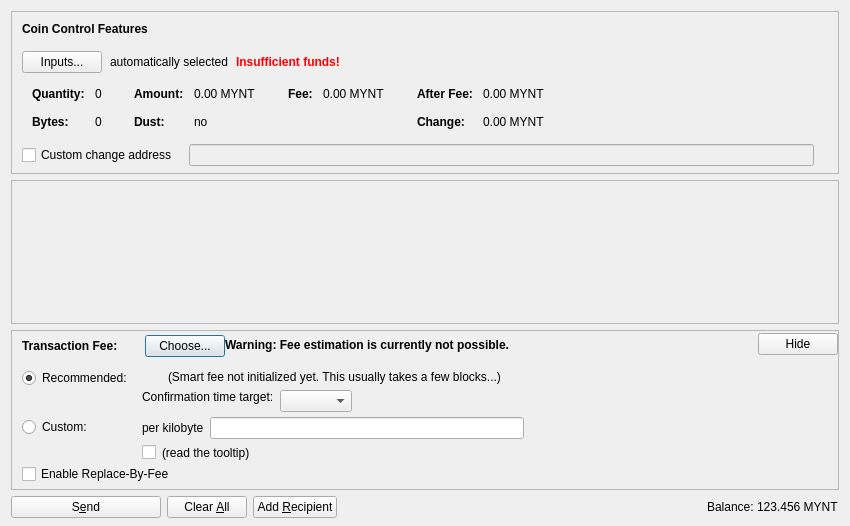
<?xml version="1.0" encoding="UTF-8"?>
<ui version="4.0">
 <class>SendCoinsDialog</class>
 <widget class="QDialog" name="SendCoinsDialog">
  <property name="geometry">
   <rect>
    <x>0</x>
    <y>0</y>
    <width>850</width>
    <height>526</height>
   </rect>
  </property>
  <property name="windowTitle">
   <string>Send Coins</string>
  </property>
  <layout class="QVBoxLayout" name="verticalLayout" stretch="0,1,0,0">
   <property name="bottomMargin">
    <number>8</number>
   </property>
   <item>
    <widget class="QFrame" name="frameCoinControl">
     <property name="sizePolicy">
      <sizepolicy hsizetype="Expanding" vsizetype="Expanding">
       <horstretch>0</horstretch>
       <verstretch>0</verstretch>
      </sizepolicy>
     </property>
     <property name="maximumSize">
      <size>
       <width>16777215</width>
       <height>16777215</height>
      </size>
     </property>
     <property name="frameShape">
      <enum>QFrame::StyledPanel</enum>
     </property>
     <property name="frameShadow">
      <enum>QFrame::Sunken</enum>
     </property>
     <layout class="QVBoxLayout" name="verticalLayoutCoinControl2">
      <property name="spacing">
       <number>0</number>
      </property>
      <property name="leftMargin">
       <number>0</number>
      </property>
      <property name="topMargin">
       <number>0</number>
      </property>
      <property name="rightMargin">
       <number>0</number>
      </property>
      <property name="bottomMargin">
       <number>6</number>
      </property>
      <item>
       <layout class="QVBoxLayout" name="verticalLayoutCoinControl" stretch="0,0,0,0,1">
        <property name="spacing">
         <number>0</number>
        </property>
        <property name="leftMargin">
         <number>10</number>
        </property>
        <property name="topMargin">
         <number>10</number>
        </property>
        <item>
         <layout class="QHBoxLayout" name="horizontalLayoutCoinControl1">
          <property name="bottomMargin">
           <number>15</number>
          </property>
          <item>
           <widget class="QLabel" name="labelCoinControlFeatures">
            <property name="sizePolicy">
             <sizepolicy hsizetype="Preferred" vsizetype="Maximum">
              <horstretch>0</horstretch>
              <verstretch>0</verstretch>
             </sizepolicy>
            </property>
            <property name="font">
             <font>
              <weight>75</weight>
              <bold>true</bold>
             </font>
            </property>
            <property name="styleSheet">
             <string notr="true">font-weight:bold;</string>
            </property>
            <property name="text">
             <string>Coin Control Features</string>
            </property>
           </widget>
          </item>
         </layout>
        </item>
        <item>
         <layout class="QHBoxLayout" name="horizontalLayoutCoinControl2" stretch="0,0,0,0">
          <property name="spacing">
           <number>8</number>
          </property>
          <property name="bottomMargin">
           <number>10</number>
          </property>
          <item>
           <widget class="QPushButton" name="pushButtonCoinControl">
            <property name="styleSheet">
             <string notr="true"/>
            </property>
            <property name="text">
             <string>Inputs...</string>
            </property>
            <property name="autoDefault">
             <bool>false</bool>
            </property>
           </widget>
          </item>
          <item>
           <widget class="QLabel" name="labelCoinControlAutomaticallySelected">
            <property name="text">
             <string>automatically selected</string>
            </property>
            <property name="margin">
             <number>5</number>
            </property>
           </widget>
          </item>
          <item>
           <widget class="QLabel" name="labelCoinControlInsuffFunds">
            <property name="font">
             <font>
              <weight>75</weight>
              <bold>true</bold>
             </font>
            </property>
            <property name="styleSheet">
             <string notr="true">color:red;font-weight:bold;</string>
            </property>
            <property name="text">
             <string>Insufficient funds!</string>
            </property>
            <property name="margin">
             <number>5</number>
            </property>
           </widget>
          </item>
          <item>
           <spacer name="horizontalSpacerCoinControl">
            <property name="orientation">
             <enum>Qt::Horizontal</enum>
            </property>
            <property name="sizeHint" stdset="0">
             <size>
              <width>40</width>
              <height>1</height>
             </size>
            </property>
           </spacer>
          </item>
         </layout>
        </item>
        <item>
         <widget class="QWidget" name="widgetCoinControl" native="true">
          <property name="sizePolicy">
           <sizepolicy hsizetype="Preferred" vsizetype="Preferred">
            <horstretch>0</horstretch>
            <verstretch>0</verstretch>
           </sizepolicy>
          </property>
          <property name="minimumSize">
           <size>
            <width>0</width>
            <height>0</height>
           </size>
          </property>
          <property name="styleSheet">
           <string notr="true"/>
          </property>
          <layout class="QHBoxLayout" name="horizontalLayoutCoinControl5">
           <property name="leftMargin">
            <number>0</number>
           </property>
           <property name="topMargin">
            <number>0</number>
           </property>
           <property name="rightMargin">
            <number>0</number>
           </property>
           <property name="bottomMargin">
            <number>0</number>
           </property>
           <item>
            <layout class="QHBoxLayout" name="horizontalLayoutCoinControl3" stretch="0,0,0,1">
             <property name="spacing">
              <number>20</number>
             </property>
             <property name="topMargin">
              <number>0</number>
             </property>
             <property name="bottomMargin">
              <number>10</number>
             </property>
             <item>
              <layout class="QFormLayout" name="formLayoutCoinControl1">
               <property name="horizontalSpacing">
                <number>10</number>
               </property>
               <property name="verticalSpacing">
                <number>14</number>
               </property>
               <property name="leftMargin">
                <number>10</number>
               </property>
               <property name="topMargin">
                <number>4</number>
               </property>
               <property name="rightMargin">
                <number>6</number>
               </property>
               <item row="0" column="0">
                <widget class="QLabel" name="labelCoinControlQuantityText">
                 <property name="font">
                  <font>
                   <weight>75</weight>
                   <bold>true</bold>
                  </font>
                 </property>
                 <property name="text">
                  <string>Quantity:</string>
                 </property>
                 <property name="margin">
                  <number>0</number>
                 </property>
                </widget>
               </item>
               <item row="0" column="1">
                <widget class="QLabel" name="labelCoinControlQuantity">
                 <property name="cursor">
                  <cursorShape>IBeamCursor</cursorShape>
                 </property>
                 <property name="contextMenuPolicy">
                  <enum>Qt::ActionsContextMenu</enum>
                 </property>
                 <property name="text">
                  <string notr="true">0</string>
                 </property>
                 <property name="margin">
                  <number>0</number>
                 </property>
                 <property name="textInteractionFlags">
                  <set>Qt::LinksAccessibleByMouse|Qt::TextSelectableByKeyboard|Qt::TextSelectableByMouse</set>
                 </property>
                </widget>
               </item>
               <item row="1" column="0">
                <widget class="QLabel" name="labelCoinControlBytesText">
                 <property name="font">
                  <font>
                   <weight>75</weight>
                   <bold>true</bold>
                  </font>
                 </property>
                 <property name="text">
                  <string>Bytes:</string>
                 </property>
                </widget>
               </item>
               <item row="1" column="1">
                <widget class="QLabel" name="labelCoinControlBytes">
                 <property name="cursor">
                  <cursorShape>IBeamCursor</cursorShape>
                 </property>
                 <property name="contextMenuPolicy">
                  <enum>Qt::ActionsContextMenu</enum>
                 </property>
                 <property name="text">
                  <string notr="true">0</string>
                 </property>
                 <property name="textInteractionFlags">
                  <set>Qt::LinksAccessibleByMouse|Qt::TextSelectableByKeyboard|Qt::TextSelectableByMouse</set>
                 </property>
                </widget>
               </item>
              </layout>
             </item>
             <item>
              <layout class="QFormLayout" name="formLayoutCoinControl2">
               <property name="horizontalSpacing">
                <number>10</number>
               </property>
               <property name="verticalSpacing">
                <number>14</number>
               </property>
               <property name="leftMargin">
                <number>6</number>
               </property>
               <property name="topMargin">
                <number>4</number>
               </property>
               <property name="rightMargin">
                <number>6</number>
               </property>
               <item row="0" column="0">
                <widget class="QLabel" name="labelCoinControlAmountText">
                 <property name="font">
                  <font>
                   <weight>75</weight>
                   <bold>true</bold>
                  </font>
                 </property>
                 <property name="text">
                  <string>Amount:</string>
                 </property>
                 <property name="margin">
                  <number>0</number>
                 </property>
                </widget>
               </item>
               <item row="0" column="1">
                <widget class="QLabel" name="labelCoinControlAmount">
                 <property name="cursor">
                  <cursorShape>IBeamCursor</cursorShape>
                 </property>
                 <property name="contextMenuPolicy">
                  <enum>Qt::ActionsContextMenu</enum>
                 </property>
                 <property name="text">
                  <string notr="true">0.00 MYNT</string>
                 </property>
                 <property name="textInteractionFlags">
                  <set>Qt::LinksAccessibleByMouse|Qt::TextSelectableByKeyboard|Qt::TextSelectableByMouse</set>
                 </property>
                </widget>
               </item>
               <item row="1" column="0">
                <widget class="QLabel" name="labelCoinControlLowOutputText">
                 <property name="font">
                  <font>
                   <weight>75</weight>
                   <bold>true</bold>
                  </font>
                 </property>
                 <property name="text">
                  <string>Dust:</string>
                 </property>
                </widget>
               </item>
               <item row="1" column="1">
                <widget class="QLabel" name="labelCoinControlLowOutput">
                 <property name="cursor">
                  <cursorShape>IBeamCursor</cursorShape>
                 </property>
                 <property name="contextMenuPolicy">
                  <enum>Qt::ActionsContextMenu</enum>
                 </property>
                 <property name="text">
                  <string notr="true">no</string>
                 </property>
                 <property name="textInteractionFlags">
                  <set>Qt::LinksAccessibleByMouse|Qt::TextSelectableByKeyboard|Qt::TextSelectableByMouse</set>
                 </property>
                </widget>
               </item>
              </layout>
             </item>
             <item>
              <layout class="QFormLayout" name="formLayoutCoinControl3">
               <property name="horizontalSpacing">
                <number>10</number>
               </property>
               <property name="verticalSpacing">
                <number>14</number>
               </property>
               <property name="leftMargin">
                <number>6</number>
               </property>
               <property name="topMargin">
                <number>4</number>
               </property>
               <property name="rightMargin">
                <number>6</number>
               </property>
               <item row="0" column="0">
                <widget class="QLabel" name="labelCoinControlFeeText">
                 <property name="font">
                  <font>
                   <weight>75</weight>
                   <bold>true</bold>
                  </font>
                 </property>
                 <property name="text">
                  <string>Fee:</string>
                 </property>
                 <property name="margin">
                  <number>0</number>
                 </property>
                </widget>
               </item>
               <item row="0" column="1">
                <widget class="QLabel" name="labelCoinControlFee">
                 <property name="cursor">
                  <cursorShape>IBeamCursor</cursorShape>
                 </property>
                 <property name="contextMenuPolicy">
                  <enum>Qt::ActionsContextMenu</enum>
                 </property>
                 <property name="text">
                  <string notr="true">0.00 MYNT</string>
                 </property>
                 <property name="textInteractionFlags">
                  <set>Qt::LinksAccessibleByMouse|Qt::TextSelectableByKeyboard|Qt::TextSelectableByMouse</set>
                 </property>
                </widget>
               </item>
              </layout>
             </item>
             <item>
              <layout class="QFormLayout" name="formLayoutCoinControl4">
               <property name="horizontalSpacing">
                <number>10</number>
               </property>
               <property name="verticalSpacing">
                <number>14</number>
               </property>
               <property name="leftMargin">
                <number>6</number>
               </property>
               <property name="topMargin">
                <number>4</number>
               </property>
               <property name="rightMargin">
                <number>6</number>
               </property>
               <item row="0" column="0">
                <widget class="QLabel" name="labelCoinControlAfterFeeText">
                 <property name="font">
                  <font>
                   <weight>75</weight>
                   <bold>true</bold>
                  </font>
                 </property>
                 <property name="text">
                  <string>After Fee:</string>
                 </property>
                 <property name="margin">
                  <number>0</number>
                 </property>
                </widget>
               </item>
               <item row="0" column="1">
                <widget class="QLabel" name="labelCoinControlAfterFee">
                 <property name="cursor">
                  <cursorShape>IBeamCursor</cursorShape>
                 </property>
                 <property name="contextMenuPolicy">
                  <enum>Qt::ActionsContextMenu</enum>
                 </property>
                 <property name="text">
                  <string notr="true">0.00 MYNT</string>
                 </property>
                 <property name="textInteractionFlags">
                  <set>Qt::LinksAccessibleByMouse|Qt::TextSelectableByKeyboard|Qt::TextSelectableByMouse</set>
                 </property>
                </widget>
               </item>
               <item row="1" column="0">
                <widget class="QLabel" name="labelCoinControlChangeText">
                 <property name="font">
                  <font>
                   <weight>75</weight>
                   <bold>true</bold>
                  </font>
                 </property>
                 <property name="text">
                  <string>Change:</string>
                 </property>
                </widget>
               </item>
               <item row="1" column="1">
                <widget class="QLabel" name="labelCoinControlChange">
                 <property name="cursor">
                  <cursorShape>IBeamCursor</cursorShape>
                 </property>
                 <property name="contextMenuPolicy">
                  <enum>Qt::ActionsContextMenu</enum>
                 </property>
                 <property name="text">
                  <string notr="true">0.00 MYNT</string>
                 </property>
                 <property name="textInteractionFlags">
                  <set>Qt::LinksAccessibleByMouse|Qt::TextSelectableByKeyboard|Qt::TextSelectableByMouse</set>
                 </property>
                </widget>
               </item>
              </layout>
             </item>
            </layout>
           </item>
          </layout>
         </widget>
        </item>
        <item>
         <layout class="QHBoxLayout" name="horizontalLayoutCoinControl4" stretch="0,0,0">
          <property name="spacing">
           <number>12</number>
          </property>
          <property name="sizeConstraint">
           <enum>QLayout::SetDefaultConstraint</enum>
          </property>
          <property name="topMargin">
           <number>5</number>
          </property>
          <property name="rightMargin">
           <number>5</number>
          </property>
          <item>
           <widget class="QCheckBox" name="checkBoxCoinControlChange">
            <property name="toolTip">
             <string>If this is activated, but the change address is empty or invalid, change will be sent to a newly generated address.</string>
            </property>
            <property name="text">
             <string>Custom change address</string>
            </property>
           </widget>
          </item>
          <item>
           <widget class="QValidatedLineEdit" name="lineEditCoinControlChange">
            <property name="enabled">
             <bool>false</bool>
            </property>
            <property name="sizePolicy">
             <sizepolicy hsizetype="Expanding" vsizetype="Fixed">
              <horstretch>0</horstretch>
              <verstretch>0</verstretch>
             </sizepolicy>
            </property>
           </widget>
          </item>
          <item>
           <widget class="QLabel" name="labelCoinControlChangeLabel">
            <property name="sizePolicy">
             <sizepolicy hsizetype="Preferred" vsizetype="Expanding">
              <horstretch>0</horstretch>
              <verstretch>0</verstretch>
             </sizepolicy>
            </property>
            <property name="minimumSize">
             <size>
              <width>0</width>
              <height>0</height>
             </size>
            </property>
            <property name="text">
             <string/>
            </property>
            <property name="margin">
             <number>3</number>
            </property>
           </widget>
          </item>
         </layout>
        </item>
        <item>
         <spacer name="verticalSpacerCoinControl">
          <property name="orientation">
           <enum>Qt::Vertical</enum>
          </property>
          <property name="sizeHint" stdset="0">
           <size>
            <width>800</width>
            <height>1</height>
           </size>
          </property>
         </spacer>
        </item>
       </layout>
      </item>
     </layout>
    </widget>
   </item>
   <item>
    <widget class="QScrollArea" name="scrollArea">
     <property name="widgetResizable">
      <bool>true</bool>
     </property>
     <widget class="QWidget" name="scrollAreaWidgetContents">
      <property name="geometry">
       <rect>
        <x>0</x>
        <y>0</y>
        <width>830</width>
        <height>104</height>
       </rect>
      </property>
      <layout class="QVBoxLayout" name="verticalLayout_2" stretch="0,1">
       <property name="leftMargin">
        <number>0</number>
       </property>
       <property name="topMargin">
        <number>0</number>
       </property>
       <property name="rightMargin">
        <number>0</number>
       </property>
       <property name="bottomMargin">
        <number>0</number>
       </property>
       <item>
        <layout class="QVBoxLayout" name="entries">
         <property name="spacing">
          <number>6</number>
         </property>
        </layout>
       </item>
       <item>
        <spacer name="verticalSpacer">
         <property name="orientation">
          <enum>Qt::Vertical</enum>
         </property>
         <property name="sizeHint" stdset="0">
          <size>
           <width>20</width>
           <height>40</height>
          </size>
         </property>
        </spacer>
       </item>
      </layout>
     </widget>
    </widget>
   </item>
   <item>
    <widget class="QFrame" name="frameFee">
     <property name="sizePolicy">
      <sizepolicy hsizetype="Expanding" vsizetype="Expanding">
       <horstretch>0</horstretch>
       <verstretch>0</verstretch>
      </sizepolicy>
     </property>
     <property name="maximumSize">
      <size>
       <width>16777215</width>
       <height>16777215</height>
      </size>
     </property>
     <property name="frameShape">
      <enum>QFrame::StyledPanel</enum>
     </property>
     <property name="frameShadow">
      <enum>QFrame::Sunken</enum>
     </property>
     <layout class="QVBoxLayout" name="verticalLayoutFee1">
      <property name="spacing">
       <number>0</number>
      </property>
      <property name="leftMargin">
       <number>0</number>
      </property>
      <property name="topMargin">
       <number>0</number>
      </property>
      <property name="rightMargin">
       <number>0</number>
      </property>
      <property name="bottomMargin">
       <number>0</number>
      </property>
      <item>
       <layout class="QVBoxLayout" name="verticalLayoutFee2" stretch="0,0,0">
        <property name="spacing">
         <number>0</number>
        </property>
        <property name="leftMargin">
         <number>10</number>
        </property>
        <property name="topMargin">
         <number>0</number>
        </property>
        <item>
         <layout class="QHBoxLayout" name="horizontalLayoutFee1">
          <property name="bottomMargin">
           <number>0</number>
          </property>
          <item>
           <layout class="QVBoxLayout" name="verticalLayoutFee7">
            <property name="spacing">
             <number>0</number>
            </property>
            <item>
             <spacer name="verticalSpacerSmartFee">
              <property name="orientation">
               <enum>Qt::Vertical</enum>
              </property>
              <property name="sizeType">
               <enum>QSizePolicy::Fixed</enum>
              </property>
              <property name="sizeHint" stdset="0">
               <size>
                <width>1</width>
                <height>4</height>
               </size>
              </property>
             </spacer>
            </item>
            <item>
             <layout class="QHBoxLayout" name="horizontalLayoutSmartFee">
              <property name="spacing">
               <number>10</number>
              </property>
              <item>
               <widget class="QLabel" name="labelFeeHeadline">
                <property name="sizePolicy">
                 <sizepolicy hsizetype="Preferred" vsizetype="Maximum">
                  <horstretch>0</horstretch>
                  <verstretch>0</verstretch>
                 </sizepolicy>
                </property>
                <property name="font">
                 <font>
                  <weight>75</weight>
                  <bold>true</bold>
                 </font>
                </property>
                <property name="styleSheet">
                 <string notr="true">font-weight:bold;</string>
                </property>
                <property name="text">
                 <string>Transaction Fee:</string>
                </property>
               </widget>
              </item>
              <item>
               <widget class="QLabel" name="labelFeeMinimized">
                <property name="text">
                 <string/>
                </property>
               </widget>
              </item>
              <item>
               <widget class="QPushButton" name="buttonChooseFee">
                <property name="text">
                 <string>Choose...</string>
                </property>
               </widget>
              </item>
             </layout>
            </item>
            <item>
             <spacer name="verticalSpacer_5">
              <property name="orientation">
               <enum>Qt::Vertical</enum>
              </property>
              <property name="sizeHint" stdset="0">
               <size>
                <width>1</width>
                <height>1</height>
               </size>
              </property>
             </spacer>
            </item>
           </layout>
          </item>
          <item>
           <widget class="QLabel" name="fallbackFeeWarningLabel">
            <property name="toolTip">
             <string>Using the fallbackfee can result in sending a transaction that will take several hours or days (or never) to confirm. Consider choosing your fee manually or wait until you have validated the complete chain.</string>
            </property>
            <property name="font">
            <font>
                <weight>75</weight>
                <bold>true</bold>
            </font>
            </property>
            <property name="text">
             <string>Warning: Fee estimation is currently not possible.</string>
            </property>
            <property name="wordWrap">
             <bool>false</bool>
            </property>
           </widget>
          </item>
          <item>
           <spacer name="horizontalSpacer_4">
            <property name="orientation">
             <enum>Qt::Horizontal</enum>
            </property>
            <property name="sizeType">
             <enum>QSizePolicy::MinimumExpanding</enum>
            </property>
            <property name="sizeHint" stdset="0">
             <size>
              <width>40</width>
              <height>20</height>
             </size>
            </property>
           </spacer>
          </item>
          <item>
           <widget class="QPushButton" name="buttonMinimizeFee">
            <property name="toolTip">
             <string>collapse fee-settings</string>
            </property>
            <property name="text">
             <string>Hide</string>
            </property>
           </widget>
          </item>
         </layout>
        </item>
        <item>
         <widget class="QFrame" name="frameFeeSelection">
          <layout class="QVBoxLayout" name="verticalLayoutFee12">
           <property name="spacing">
            <number>0</number>
           </property>
           <property name="leftMargin">
            <number>0</number>
           </property>
           <property name="topMargin">
            <number>0</number>
           </property>
           <property name="rightMargin">
            <number>0</number>
           </property>
           <property name="bottomMargin">
            <number>0</number>
           </property>
           <item>
            <layout class="QGridLayout" name="gridLayoutFee">
             <property name="topMargin">
              <number>10</number>
             </property>
             <property name="bottomMargin">
              <number>4</number>
             </property>
             <property name="horizontalSpacing">
              <number>10</number>
             </property>
             <property name="verticalSpacing">
              <number>4</number>
             </property>
             <item row="1" column="1">
              <layout class="QVBoxLayout" name="verticalLayoutFee8">
               <property name="spacing">
                <number>6</number>
               </property>
               <item>
                <layout class="QHBoxLayout" name="horizontalLayoutFee13">
                 <item>
                  <widget class="QLabel" name="labelCustomPerKilobyte">
                   <property name="toolTip">
                    <string>If the custom fee is set to 1000 satoshis and the transaction is only 250 bytes, then &quot;per kilobyte&quot; only pays 250 satoshis in fee, while &quot;total at least&quot; pays 1000 satoshis. For transactions bigger than a kilobyte both pay by kilobyte.</string>
                   </property>
                   <property name="text">
                    <string>per kilobyte</string>
                   </property>
                  </widget>
                 </item>
                 <item>
                  <widget class="BitcoinAmountField" name="customFee"/>
                 </item>
                 <item>
                  <spacer name="horizontalSpacer_6">
                   <property name="orientation">
                    <enum>Qt::Horizontal</enum>
                   </property>
                   <property name="sizeHint" stdset="0">
                    <size>
                     <width>1</width>
                     <height>1</height>
                    </size>
                   </property>
                  </spacer>
                 </item>
                </layout>
               </item>
               <item>
                <layout class="QHBoxLayout" name="horizontalLayoutFee8">
                 <item>
                  <widget class="QCheckBox" name="checkBoxMinimumFee">
                   <property name="toolTip">
                    <string>Paying only the minimum fee is just fine as long as there is less transaction volume than space in the blocks. But be aware that this can end up in a never confirming transaction once there is more demand for bitcoin transactions than the network can process.</string>
                   </property>
                   <property name="text">
                    <string/>
                   </property>
                  </widget>
                 </item>
                 <item>
                  <widget class="QLabel" name="labelMinFeeWarning">
                   <property name="enabled">
                    <bool>true</bool>
                   </property>
                   <property name="toolTip">
                    <string>Paying only the minimum fee is just fine as long as there is less transaction volume than space in the blocks. But be aware that this can end up in a never confirming transaction once there is more demand for bitcoin transactions than the network can process.</string>
                   </property>
                   <property name="text">
                    <string>(read the tooltip)</string>
                   </property>
                   <property name="margin">
                    <number>5</number>
                   </property>
                  </widget>
                 </item>
                 <item>
                  <spacer name="horizontalSpacer_2">
                   <property name="orientation">
                    <enum>Qt::Horizontal</enum>
                   </property>
                   <property name="sizeHint" stdset="0">
                    <size>
                     <width>1</width>
                     <height>1</height>
                    </size>
                   </property>
                  </spacer>
                 </item>
                </layout>
               </item>
              </layout>
             </item>
             <item row="0" column="0">
              <layout class="QVBoxLayout" name="verticalLayoutFee4" stretch="0,1">
               <item>
                <widget class="QRadioButton" name="radioSmartFee">
                 <property name="text">
                  <string>Recommended:</string>
                 </property>
                 <property name="checked">
                  <bool>true</bool>
                 </property>
                 <attribute name="buttonGroup">
                  <string notr="true">groupFee</string>
                 </attribute>
                </widget>
               </item>
               <item>
                <spacer name="verticalSpacer_2">
                 <property name="orientation">
                  <enum>Qt::Vertical</enum>
                 </property>
                 <property name="sizeHint" stdset="0">
                  <size>
                   <width>1</width>
                   <height>1</height>
                  </size>
                 </property>
                </spacer>
               </item>
              </layout>
             </item>
             <item row="1" column="0">
              <layout class="QVBoxLayout" name="verticalLayoutFee9" stretch="0,1">
               <item>
                <widget class="QRadioButton" name="radioCustomFee">
                 <property name="text">
                  <string>Custom:</string>
                 </property>
                 <attribute name="buttonGroup">
                  <string notr="true">groupFee</string>
                 </attribute>
                </widget>
               </item>
               <item>
                <spacer name="verticalSpacer_6">
                 <property name="orientation">
                  <enum>Qt::Vertical</enum>
                 </property>
                 <property name="sizeHint" stdset="0">
                  <size>
                   <width>1</width>
                   <height>1</height>
                  </size>
                 </property>
                </spacer>
               </item>
              </layout>
             </item>
             <item row="0" column="1">
              <layout class="QVBoxLayout" name="verticalLayoutFee3" stretch="0,0,1">
               <property name="spacing">
                <number>6</number>
               </property>
               <property name="topMargin">
                <number>2</number>
               </property>
               <item>
                <layout class="QHBoxLayout" name="horizontalLayoutFee12">
                 <item>
                  <widget class="QLabel" name="labelSmartFee">
                   <property name="text">
                    <string/>
                   </property>
                   <property name="margin">
                    <number>2</number>
                   </property>
                  </widget>
                 </item>
                 <item>
                  <widget class="QLabel" name="labelFeeEstimation">
                   <property name="text">
                    <string/>
                   </property>
                  </widget>
                 </item>
                 <item>
                  <widget class="QLabel" name="labelSmartFee2">
                   <property name="text">
                    <string>(Smart fee not initialized yet. This usually takes a few blocks...)</string>
                   </property>
                   <property name="margin">
                    <number>2</number>
                   </property>
                  </widget>
                 </item>
                 <item>
                  <spacer name="horizontalSpacer_5">
                   <property name="orientation">
                    <enum>Qt::Horizontal</enum>
                   </property>
                   <property name="sizeHint" stdset="0">
                    <size>
                     <width>1</width>
                     <height>1</height>
                    </size>
                   </property>
                  </spacer>
                 </item>
                </layout>
               </item>
               <item>
                <layout class="QHBoxLayout" name="horizontalLayoutFee9">
                 <item>
                  <layout class="QVBoxLayout" name="verticalLayoutFee6">
                   <item>
                    <widget class="QLabel" name="labelSmartFee3">
                     <property name="text">
                      <string>Confirmation time target:</string>
                     </property>
                     <property name="margin">
                      <number>2</number>
                     </property>
                    </widget>
                   </item>
                   <item>
                    <spacer name="verticalSpacer_3">
                     <property name="orientation">
                      <enum>Qt::Vertical</enum>
                     </property>
                     <property name="sizeHint" stdset="0">
                      <size>
                       <width>1</width>
                       <height>1</height>
                      </size>
                     </property>
                    </spacer>
                   </item>
                  </layout>
                 </item>
                 <item>
                  <layout class="QVBoxLayout" name="verticalLayoutFee5">
                   <property name="rightMargin">
                    <number>30</number>
                   </property>
                   <item>
                    <layout class="QHBoxLayout" name="horizontalLayoutConfTarget">
                     <property name="bottomMargin">
                      <number>0</number>
                     </property>
                     <item>
                      <widget class="QComboBox" name="confTargetSelector"/>
                     </item>
                     <item>
                      <spacer name="horizontalSpacerConfTarget">
                       <property name="orientation">
                        <enum>Qt::Horizontal</enum>
                       </property>
                       <property name="sizeHint" stdset="0">
                        <size>
                         <width>40</width>
                         <height>20</height>
                        </size>
                       </property>
                      </spacer>
                     </item>
                    </layout>
                   </item>
                  </layout>
                 </item>
                </layout>
               </item>
               <item>
                <spacer name="verticalSpacer_4">
                 <property name="orientation">
                  <enum>Qt::Vertical</enum>
                 </property>
                 <property name="sizeHint" stdset="0">
                  <size>
                   <width>1</width>
                   <height>1</height>
                  </size>
                 </property>
                </spacer>
               </item>
              </layout>
             </item>
            </layout>
           </item>
           <item>
            <widget class="QCheckBox" name="optInRBF">
             <property name="text">
              <string>Enable Replace-By-Fee</string>
             </property>
             <property name="toolTip">
              <string>With Replace-By-Fee (BIP-125) you can increase a transaction's fee after it is sent. Without this, a higher fee may be recommended to compensate for increased transaction delay risk.</string>
             </property>
            </widget>
           </item>
          </layout>
         </widget>
        </item>
        <item>
         <spacer name="verticalSpacerFee">
          <property name="orientation">
           <enum>Qt::Vertical</enum>
          </property>
          <property name="sizeHint" stdset="0">
           <size>
            <width>40</width>
            <height>5</height>
           </size>
          </property>
         </spacer>
        </item>
       </layout>
      </item>
     </layout>
    </widget>
   </item>
   <item>
    <layout class="QHBoxLayout" name="horizontalLayout">
     <item>
      <widget class="QPushButton" name="sendButton">
       <property name="minimumSize">
        <size>
         <width>150</width>
         <height>0</height>
        </size>
       </property>
       <property name="toolTip">
        <string>Confirm the send action</string>
       </property>
       <property name="text">
        <string>S&amp;end</string>
       </property>
       <property name="icon">
        <iconset resource="../bitcoin.qrc">
         <normaloff>:/icons/send</normaloff>:/icons/send</iconset>
       </property>
       <property name="autoDefault">
        <bool>false</bool>
       </property>
       <property name="default">
        <bool>false</bool>
       </property>
      </widget>
     </item>
     <item>
      <widget class="QPushButton" name="clearButton">
       <property name="sizePolicy">
        <sizepolicy hsizetype="Minimum" vsizetype="Fixed">
         <horstretch>0</horstretch>
         <verstretch>0</verstretch>
        </sizepolicy>
       </property>
       <property name="toolTip">
        <string>Clear all fields of the form.</string>
       </property>
       <property name="text">
        <string>Clear &amp;All</string>
       </property>
       <property name="icon">
        <iconset resource="../bitcoin.qrc">
         <normaloff>:/icons/remove</normaloff>:/icons/remove</iconset>
       </property>
       <property name="autoDefault">
        <bool>false</bool>
       </property>
      </widget>
     </item>
     <item>
      <widget class="QPushButton" name="addButton">
       <property name="toolTip">
        <string>Send to multiple recipients at once</string>
       </property>
       <property name="text">
        <string>Add &amp;Recipient</string>
       </property>
       <property name="icon">
        <iconset resource="../bitcoin.qrc">
         <normaloff>:/icons/add</normaloff>:/icons/add</iconset>
       </property>
       <property name="autoDefault">
        <bool>false</bool>
       </property>
      </widget>
     </item>
     <item>
      <spacer name="horizontalSpacer">
       <property name="orientation">
        <enum>Qt::Horizontal</enum>
       </property>
       <property name="sizeHint" stdset="0">
        <size>
         <width>40</width>
         <height>20</height>
        </size>
       </property>
      </spacer>
     </item>
     <item>
      <layout class="QHBoxLayout" name="horizontalLayout_2">
       <property name="spacing">
        <number>3</number>
       </property>
       <item>
        <widget class="QLabel" name="label">
         <property name="sizePolicy">
          <sizepolicy hsizetype="Preferred" vsizetype="Fixed">
           <horstretch>0</horstretch>
           <verstretch>0</verstretch>
          </sizepolicy>
         </property>
         <property name="text">
          <string>Balance:</string>
         </property>
        </widget>
       </item>
       <item>
        <widget class="QLabel" name="labelBalance">
         <property name="sizePolicy">
          <sizepolicy hsizetype="Preferred" vsizetype="Fixed">
           <horstretch>0</horstretch>
           <verstretch>0</verstretch>
          </sizepolicy>
         </property>
         <property name="cursor">
          <cursorShape>IBeamCursor</cursorShape>
         </property>
         <property name="text">
          <string notr="true">123.456 MYNT</string>
         </property>
         <property name="textInteractionFlags">
          <set>Qt::LinksAccessibleByMouse|Qt::TextSelectableByKeyboard|Qt::TextSelectableByMouse</set>
         </property>
        </widget>
       </item>
      </layout>
     </item>
    </layout>
   </item>
  </layout>
 </widget>
 <customwidgets>
  <customwidget>
   <class>QValidatedLineEdit</class>
   <extends>QLineEdit</extends>
   <header>qt/qvalidatedlineedit.h</header>
  </customwidget>
  <customwidget>
   <class>BitcoinAmountField</class>
   <extends>QLineEdit</extends>
   <header>qt/bitcoinamountfield.h</header>
   <container>1</container>
  </customwidget>
 </customwidgets>
 <resources>
  <include location="../bitcoin.qrc"/>
 </resources>
 <connections/>
 <buttongroups>
  <buttongroup name="groupFee"/>
 </buttongroups>
</ui>
